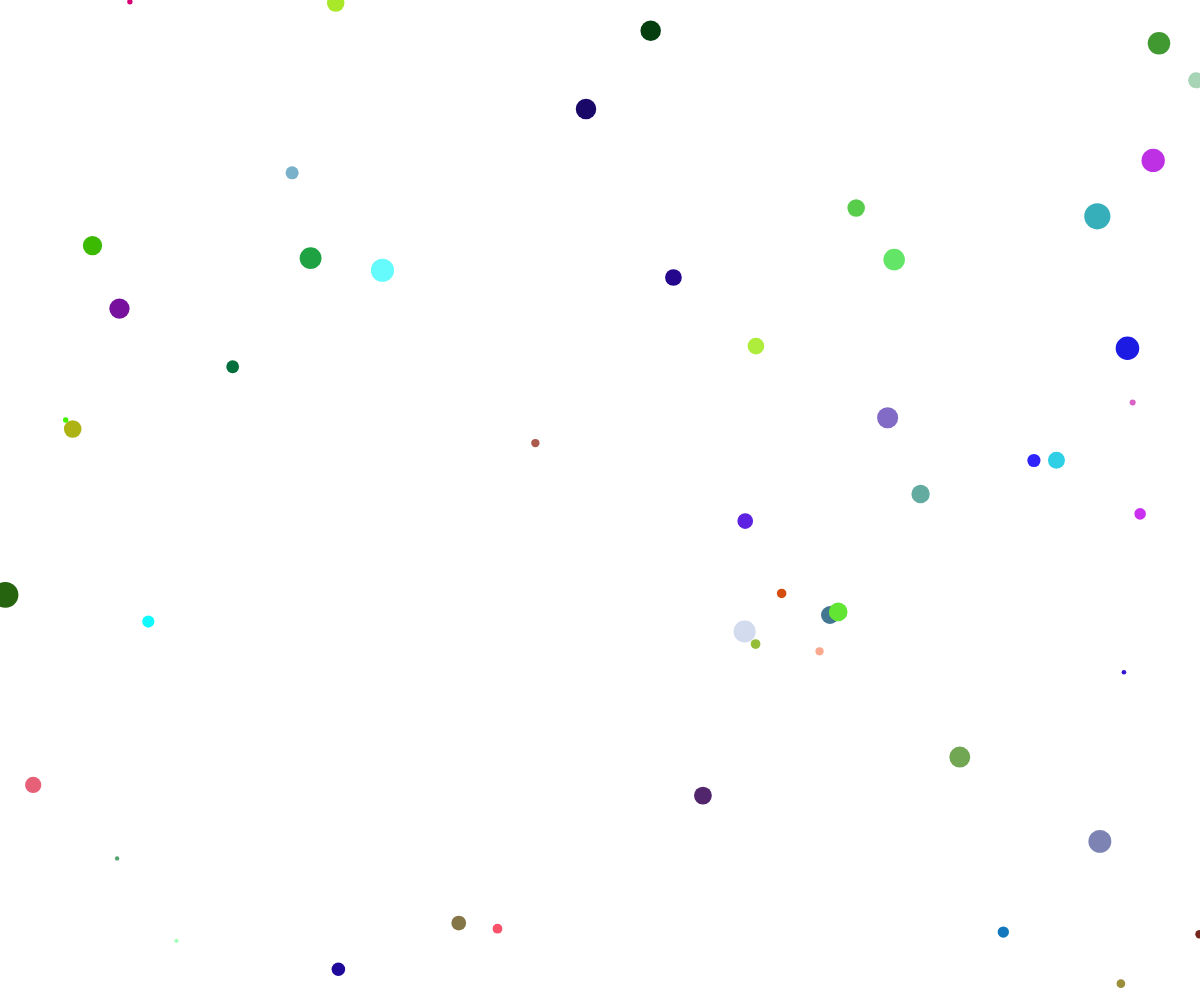
Frame 1 (no input)
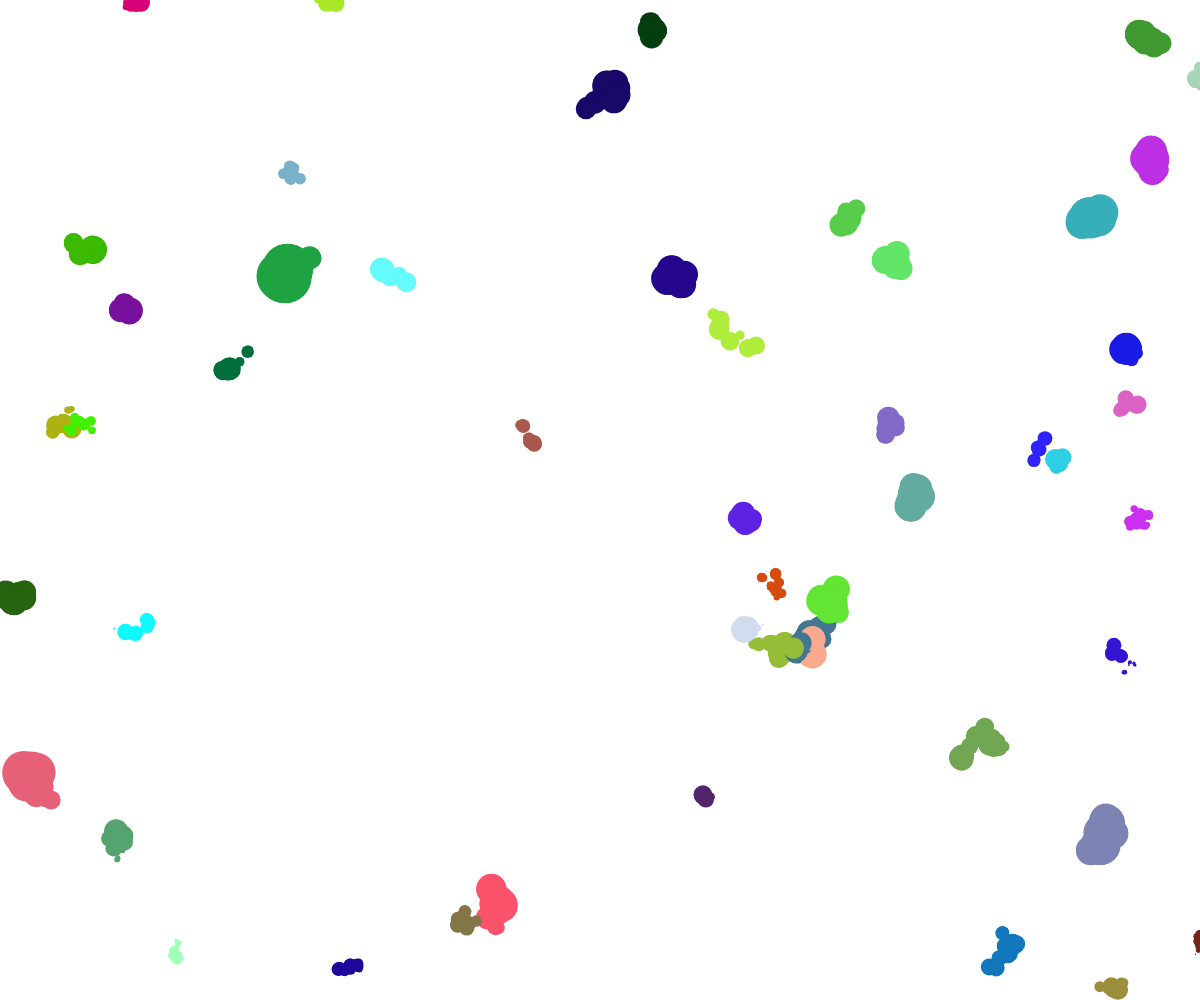
Frame 60 (no input)
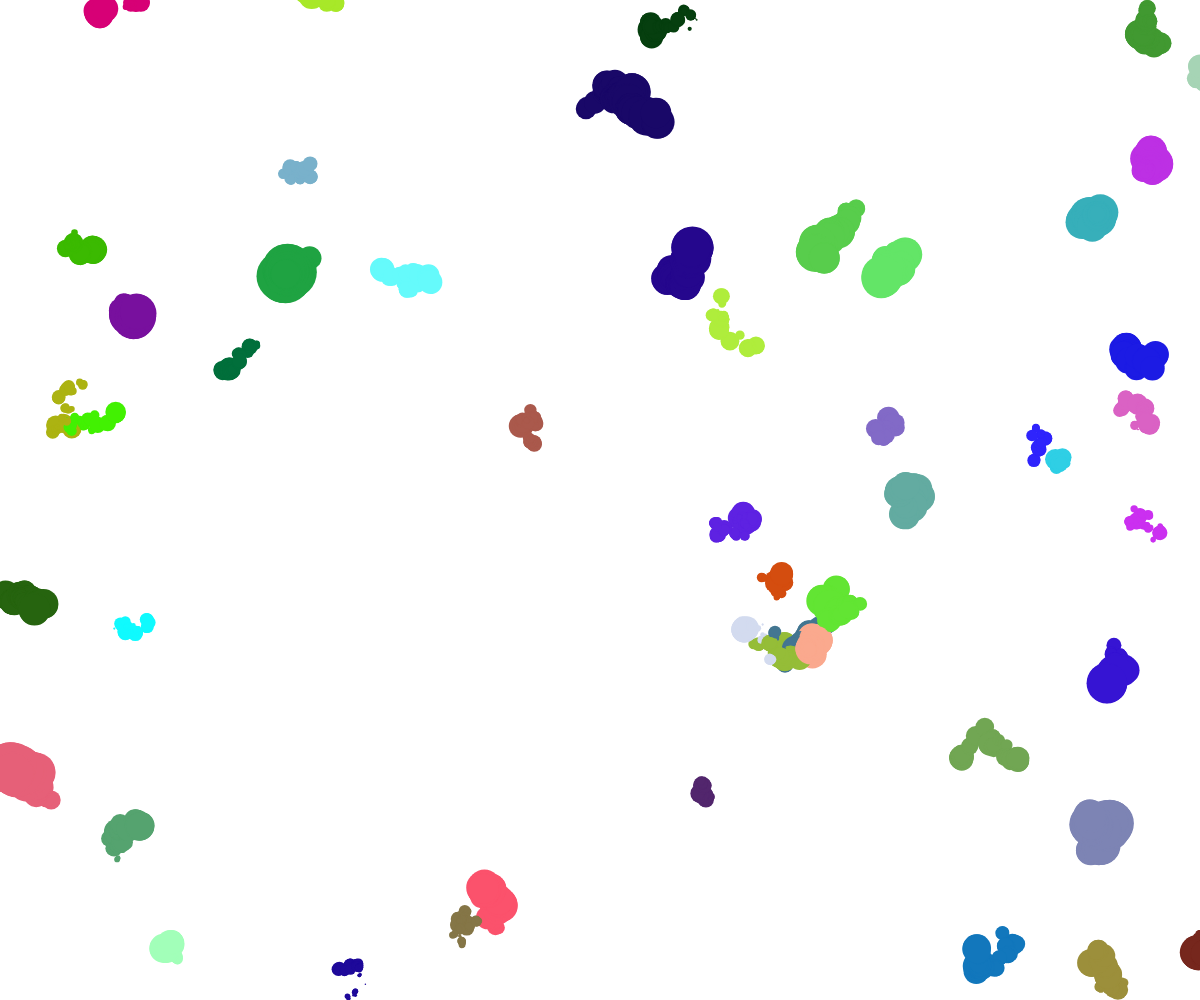
Frame 120 (the mouse pressed at the canvas centre since frame 60)

The p5.js sketch that drew these frames (run headless with seeded random() and noise() and a simulated clock; from frame 60 on, the mouse is pressed at the canvas centre):

// p5.js sketch
// ── sketch.js
let walker = [];
let totalWalkers = 50;

function setup() {
  createCanvas(windowWidth,windowHeight);
  
  for (let i = 0; i < totalWalkers; i++){
    walker[i] = new Walker();  
  }
  
  background(255);
}

function draw() {
  for (let i = 0; i < totalWalkers; i++){

    walker[i].step();
    walker[i].render();
  }
}

class Walker {
  constructor(){
    this.x = random(width);//width/2;
    this.y = random(height);//height/2;
    this.s = random(5,25);
    this.c = color(random(255),random(255),random(255));
  }

  render() {
    noStroke();
    fill(this.c);
    ellipse(this.x,this.y,this.s,this.s);
  }

  step() {
    let xStep = round(random(-1,1));
    let yStep = round(random(-1,1));
    this.s+=random(-3,3);
    
    let move = random(1);
    if (move < 0.1){
     xStep+=round(random(-10,10));
     yStep+=round(random(-10,10));
    }
    this.x += xStep; //this means x = x + xStep
    this.y += yStep; //y = y + yStep
   // print("x: "+ this.x + " y: "+this.y);
  }
}
